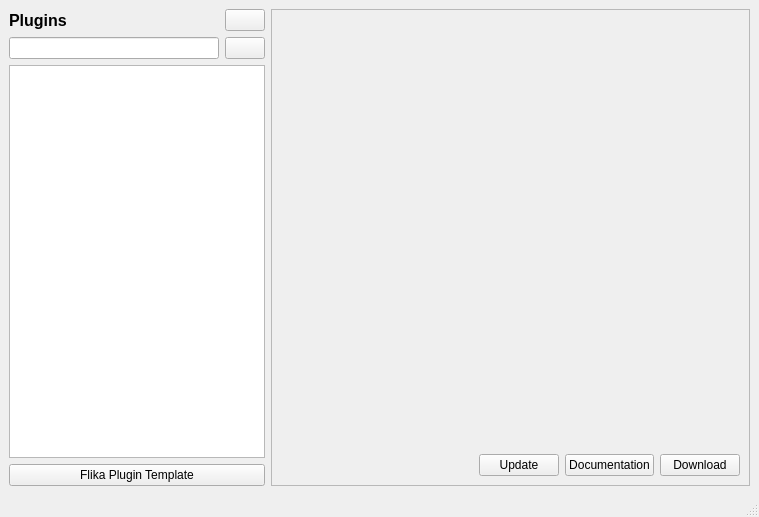
<?xml version="1.0" encoding="UTF-8"?>
<ui version="4.0">
 <class>MainWindow</class>
 <widget class="QMainWindow" name="MainWindow">
  <property name="geometry">
   <rect>
    <x>0</x>
    <y>0</y>
    <width>759</width>
    <height>517</height>
   </rect>
  </property>
  <property name="windowTitle">
   <string>MainWindow</string>
  </property>
  <widget class="QWidget" name="centralwidget">
   <layout class="QHBoxLayout" name="horizontalLayout" stretch="0,1">
    <item>
     <layout class="QVBoxLayout" name="verticalLayout">
      <item>
       <layout class="QHBoxLayout" name="horizontalLayout_3">
        <item>
         <widget class="QLabel" name="label">
          <property name="font">
           <font>
            <pointsize>12</pointsize>
            <weight>75</weight>
            <bold>true</bold>
           </font>
          </property>
          <property name="text">
           <string>Plugins</string>
          </property>
         </widget>
        </item>
        <item>
         <widget class="QPushButton" name="refreshButton">
          <property name="sizePolicy">
           <sizepolicy hsizetype="Fixed" vsizetype="Fixed">
            <horstretch>0</horstretch>
            <verstretch>0</verstretch>
           </sizepolicy>
          </property>
          <property name="text">
           <string/>
          </property>
          <property name="icon">
           <iconset>
            <normaloff>../images/refresh.png</normaloff>../images/refresh.png</iconset>
          </property>
         </widget>
        </item>
       </layout>
      </item>
      <item>
       <layout class="QHBoxLayout" name="horizontalLayout_4">
        <item>
         <widget class="QLineEdit" name="searchBox"/>
        </item>
        <item>
         <widget class="QPushButton" name="searchButton">
          <property name="text">
           <string/>
          </property>
          <property name="icon">
           <iconset>
            <normaloff>../images/search.png</normaloff>../images/search.png</iconset>
          </property>
         </widget>
        </item>
       </layout>
      </item>
      <item>
       <widget class="QListWidget" name="pluginList"/>
      </item>
      <item>
       <widget class="QPushButton" name="tutorialButton">
        <property name="text">
         <string>Flika Plugin Template</string>
        </property>
       </widget>
      </item>
     </layout>
    </item>
    <item>
     <widget class="QScrollArea" name="scrollArea">
      <property name="horizontalScrollBarPolicy">
       <enum>Qt::ScrollBarAlwaysOff</enum>
      </property>
      <property name="widgetResizable">
       <bool>true</bool>
      </property>
      <widget class="QWidget" name="scrollAreaWidgetContents">
       <property name="geometry">
        <rect>
         <x>0</x>
         <y>0</y>
         <width>475</width>
         <height>477</height>
        </rect>
       </property>
       <layout class="QGridLayout" name="gridLayout_2">
        <item row="0" column="0">
         <widget class="QLabel" name="pluginLabel">
          <property name="minimumSize">
           <size>
            <width>0</width>
            <height>0</height>
           </size>
          </property>
          <property name="font">
           <font>
            <pointsize>12</pointsize>
           </font>
          </property>
          <property name="text">
           <string/>
          </property>
         </widget>
        </item>
        <item row="0" column="1">
         <widget class="QLabel" name="infoLabel">
          <property name="layoutDirection">
           <enum>Qt::RightToLeft</enum>
          </property>
          <property name="text">
           <string/>
          </property>
          <property name="alignment">
           <set>Qt::AlignRight|Qt::AlignTrailing|Qt::AlignVCenter</set>
          </property>
         </widget>
        </item>
        <item row="2" column="0" colspan="2">
         <layout class="QHBoxLayout" name="horizontalLayout_2">
          <item>
           <spacer name="horizontalSpacer">
            <property name="orientation">
             <enum>Qt::Horizontal</enum>
            </property>
            <property name="sizeHint" stdset="0">
             <size>
              <width>40</width>
              <height>20</height>
             </size>
            </property>
           </spacer>
          </item>
          <item>
           <widget class="QPushButton" name="updateButton">
            <property name="text">
             <string>Update</string>
            </property>
           </widget>
          </item>
          <item>
           <widget class="QPushButton" name="documentationButton">
            <property name="enabled">
             <bool>true</bool>
            </property>
            <property name="text">
             <string>Documentation</string>
            </property>
           </widget>
          </item>
          <item>
           <widget class="QPushButton" name="downloadButton">
            <property name="enabled">
             <bool>true</bool>
            </property>
            <property name="text">
             <string>Download</string>
            </property>
           </widget>
          </item>
         </layout>
        </item>
        <item row="1" column="0" colspan="2">
         <widget class="QTextBrowser" name="descriptionLabel">
          <property name="enabled">
           <bool>true</bool>
          </property>
          <property name="palette">
           <palette>
            <active>
             <colorrole role="Base">
              <brush brushstyle="SolidPattern">
               <color alpha="0">
                <red>255</red>
                <green>255</green>
                <blue>255</blue>
               </color>
              </brush>
             </colorrole>
            </active>
            <inactive>
             <colorrole role="Base">
              <brush brushstyle="SolidPattern">
               <color alpha="0">
                <red>255</red>
                <green>255</green>
                <blue>255</blue>
               </color>
              </brush>
             </colorrole>
            </inactive>
            <disabled>
             <colorrole role="Base">
              <brush brushstyle="SolidPattern">
               <color alpha="255">
                <red>240</red>
                <green>240</green>
                <blue>240</blue>
               </color>
              </brush>
             </colorrole>
            </disabled>
           </palette>
          </property>
          <property name="autoFillBackground">
           <bool>false</bool>
          </property>
          <property name="frameShape">
           <enum>QFrame::NoFrame</enum>
          </property>
          <property name="frameShadow">
           <enum>QFrame::Plain</enum>
          </property>
          <property name="lineWidth">
           <number>0</number>
          </property>
          <property name="readOnly">
           <bool>true</bool>
          </property>
          <property name="html">
           <string>&lt;!DOCTYPE HTML PUBLIC &quot;-//W3C//DTD HTML 4.0//EN&quot; &quot;http://www.w3.org/TR/REC-html40/strict.dtd&quot;&gt;
&lt;html&gt;&lt;head&gt;&lt;meta name=&quot;qrichtext&quot; content=&quot;1&quot; /&gt;&lt;style type=&quot;text/css&quot;&gt;
p, li { white-space: pre-wrap; }
&lt;/style&gt;&lt;/head&gt;&lt;body style=&quot; font-family:'MS Shell Dlg 2'; font-size:8.25pt; font-weight:400; font-style:normal;&quot;&gt;
&lt;p style=&quot;-qt-paragraph-type:empty; margin-top:0px; margin-bottom:0px; margin-left:0px; margin-right:0px; -qt-block-indent:0; text-indent:0px; font-size:8pt;&quot;&gt;&lt;br /&gt;&lt;/p&gt;&lt;/body&gt;&lt;/html&gt;</string>
          </property>
         </widget>
        </item>
       </layout>
      </widget>
     </widget>
    </item>
   </layout>
  </widget>
  <widget class="QStatusBar" name="statusBar"/>
  <action name="actionCheck_For_Updates">
   <property name="text">
    <string>Check For Updates</string>
   </property>
  </action>
 </widget>
 <resources/>
 <connections/>
</ui>
